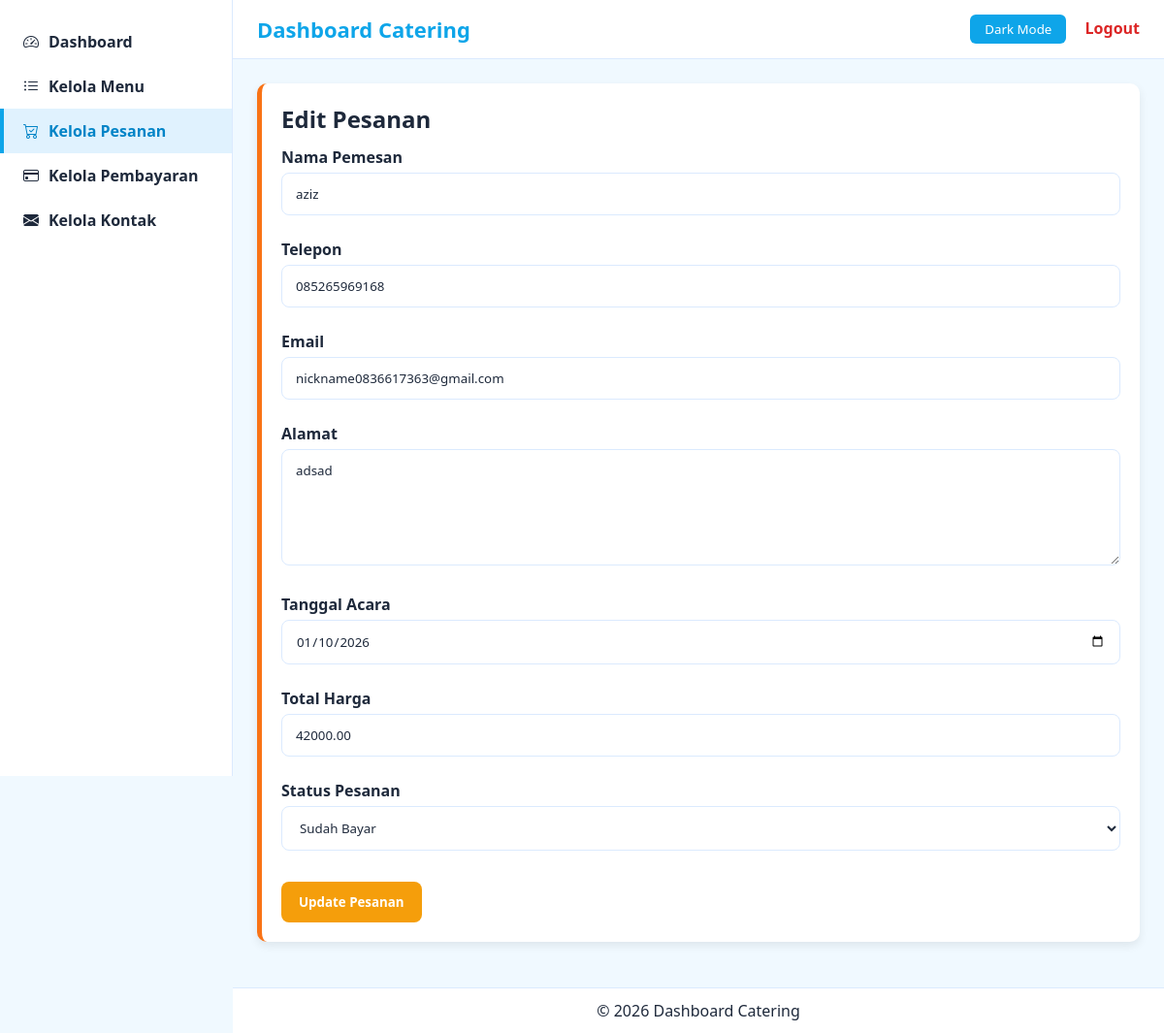
Screenshot of /dashboard/pesanan/edit.php?id_pesanan=22 (signed in) with the database file from the repository.
### tables this page shows
CREATE TABLE `pesanan` (
  `id_pesanan` int(11) NOT NULL,
  `nama` varchar(100) NOT NULL,
  `telepon` varchar(20) NOT NULL,
  `email` varchar(100) NOT NULL,
  `alamat` text NOT NULL,
  `tanggal_acara` date NOT NULL,
  `metode_pembayaran` enum('Transfer Bank','Cash on Delivery','OVO','GoPay') NOT NULL,
  `total_harga` decimal(12,2) NOT NULL,
  `status_pesanan` enum('menunggu_pembayaran','sudah_bayar','dikirim','selesai','dibatalkan') DEFAULT 'menunggu_pembayaran',
  `created_at` timestamp NOT NULL DEFAULT current_timestamp(),
  `bukti_transfer` varchar(255) DEFAULT NULL
);

### dashboard/pesanan/edit.php (the view, shortened to what this page needs)
<?php
include "../../config.php";
$id = $_GET['id_pesanan'] ?? null;
$q = mysqli_query($conn, "SELECT * FROM pesanan WHERE id_pesanan='$id'");
$data = mysqli_fetch_assoc($q);
?>
<!doctype html>
<html lang="id">
<head>
    <link rel="stylesheet" href="https://cdn.jsdelivr.net/npm/bootstrap-icons/font/bootstrap-icons.css">
    <link rel="stylesheet" href="../assets/style.css">
</head>
<body>
<div class="sidebar">
    <a href="../index.php"><i class="bi bi-speedometer2"></i> Dashboard</a>
    <a href="../menu/index.php"><i class="bi bi-list-ul"></i> Kelola Menu</a>
    <a href="index.php" class="active"><i class="bi bi-cart-check"></i> Kelola Pesanan</a>
    <a href="../pembayaran/index.php"><i class="bi bi-credit-card"></i> Kelola Pembayaran</a>
    <a href="../kontak/index.php"><i class="bi bi-envelope-fill"></i> Kelola Kontak</a>
</div>
<div class="main">
<header>
    <div class="logo">Dashboard Catering</div>
    <div class="right">
        <button id="toggleMode">Dark Mode</button>
        <a href="../../logout.php" style="margin-left:15px;color:#dc2626;font-weight:600;text-decoration:none;">Logout</a>
    </div>
</header>
<div class="content">
<div class="card">
<h2>Edit Pesanan</h2>
<form method="POST">
    <label class="form-label">Nama Pemesan</label>
    <input type="text" name="nama" class="form-input" value="<?= htmlspecialchars($data['nama']) ?>" required>
    <label class="form-label">Telepon</label>
    <input type="text" name="telepon" class="form-input" value="<?= htmlspecialchars($data['telepon']) ?>" required>
    <label class="form-label">Email</label>
    <input type="email" name="email" class="form-input" value="<?= htmlspecialchars($data['email']) ?>" required>
    <label class="form-label">Alamat</label>
    <textarea name="alamat" class="form-textarea"><?= htmlspecialchars($data['alamat']) ?></textarea>
    <label class="form-label">Tanggal Acara</label>
    <input type="date" name="tanggal_acara" class="form-input" value="<?= $data['tanggal_acara'] ?>" required>
    <label class="form-label">Total Harga</label>
    <input type="number" name="total_harga" class="form-input" value="<?= $data['total_harga'] ?>" required>
    <label class="form-label">Status Pesanan</label>
    <select name="status_pesanan" class="form-input">
        <option value="sudah_bayar" <?= $data['status_pesanan']=='sudah_bayar'?'selected':'' ?>>Sudah Bayar</option>
    </select>
    <button type="submit" name="submit" class="btn-warning" style="margin-top:20px;">Update Pesanan</button>
</form>
</div>
</div>
<footer>© <?= date("Y") ?> Dashboard Catering</footer>
</div>
</body>
</html>
</body>
</html>

### dashboard/assets/style.css (style rules this page uses)
* { margin: 0; padding: 0; box-sizing: border-box; font-family: "Segoe UI", Arial, sans-serif; }
:root { --primary: #0ea5e9; --primary-hover: #0284c7; --accent: #f97316; --bg-color: #f0f9ff; --text-color: #1e293b; --header-bg: #ffffff; --sidebar-bg: #ffffff; --sidebar-border: #dbeafe; --sidebar-link: #1e293b; --sidebar-link-hover: #0284c7; --sidebar-active-bg: #e0f2fe; --sidebar-active-text: #0284c7; --card-bg: #ffffff; --footer-bg: #ffffff; }
body { background: var(--bg-color); color: var(--text-color); display: flex; min-height: 100vh; transition: 0.35s ease-in-out; }
.sidebar { width: 240px; background: var(--sidebar-bg); border-right: 1px solid var(--sidebar-border); padding-top: 20px; position: fixed; height: 100vh; }
.sidebar a { display: flex; align-items: center; gap: 10px; padding: 12px 20px; text-decoration: none; font-weight: 600; color: var(--sidebar-link); transition: 0.25s; border-left: 4px solid transparent; }
.sidebar a.active { background: var(--sidebar-active-bg); color: var(--sidebar-active-text) !important; border-left: 4px solid var(--primary); }
.main { margin-left: 240px; width: calc(100% - 240px); display: flex; flex-direction: column; }
header { background: var(--header-bg); color: var(--text-color); padding: 15px 25px; display: flex; justify-content: space-between; align-items: center; border-bottom: 1px solid var(--sidebar-border); position: sticky; top: 0; z-index: 99; }
header .logo { font-size: 22px; font-weight: bold; color: var(--primary); }
#toggleMode { padding: 6px 15px; background: var(--primary); border: none; border-radius: 6px; color: white; cursor: pointer; transition: 0.2s; }
.content { padding: 25px; }
.card { background: var(--card-bg); padding: 20px; border-radius: 10px; box-shadow: 0 4px 10px rgba(0,0,0,0.08); margin-bottom: 22px; border-left: 5px solid var(--accent); }
footer { margin-top: auto; text-align: center; padding: 12px; background: var(--footer-bg); border-top: 1px solid var(--sidebar-border); }

### dashboard/pesanan/edit.php (style rules this page uses)
.form-label { display: block; font-weight: 600; margin-top: 12px; margin-bottom: 5px; color: var(--text-color); }
.form-input, .form-textarea, select { width: 100%; padding: 12px 14px; border: 1px solid var(--sidebar-border); background: var(--card-bg); color: var(--text-color); border-radius: 8px; margin-bottom: 12px; outline: none; }
.form-textarea { height: 120px; }
.btn-warning { padding: 12px 18px; background: #f59e0b; border: none; color: white; font-weight: 600; border-radius: 8px; cursor: pointer; }

### rows the page displays
pesanan: nama "aziz", telepon "085265969168", email "nickname0836617363@gmail.com", alamat "adsad", tanggal_acara "01/10/2026", total_harga "42000.00", status_pesanan "Sudah Bayar"
